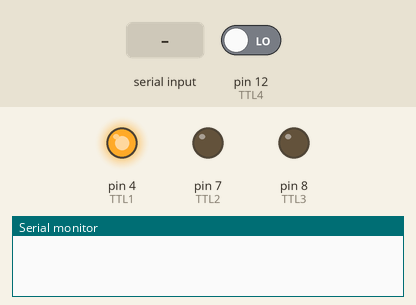
Bench run of a sketch on a simulated Arduino Uno, built with avr-gcc and run on an emulated ATmega328P. Parts: output pins drawn as LEDs (lit = HIGH), the last lines printed to the serial monitor. The inputs (shaded band) are chosen by the test bench; at power-on: pin 12 (TTL4) LOW.

Above: at 1.2 s.
1.3 s: "A" received over Serial
At 2.3 s:
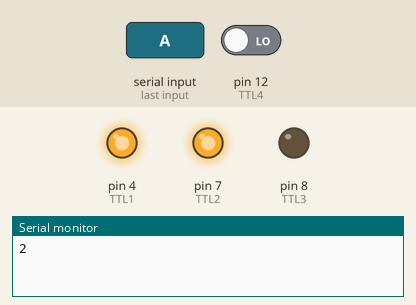
At 8.0 s:
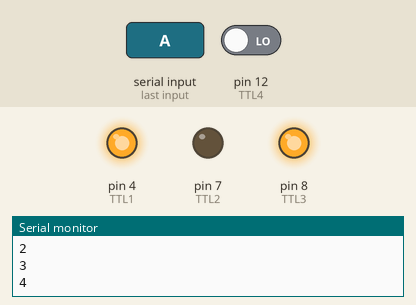
Timing chart, 0 to 13.3 s (numbered marks = the images above; inputs shaded):
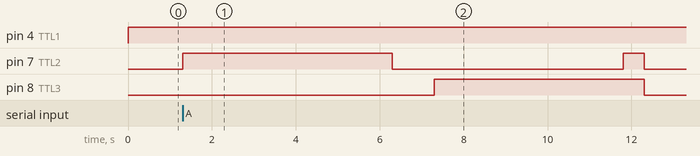

Measured:
- after the input at 1.3 s, pin 7 (TTL2): LOW → HIGH at once, → LOW 5.0 s later, → HIGH 5.5 s later, → LOW 0.50 s later; pin 8 (TTL3): LOW → HIGH after 6.0 s, → LOW 5.0 s later

The sketch:

fear_conditioning_TTL_test2.ino
```cpp
const int TTL1 = 4;
const int TTL2 = 7;
const int TTL3 = 8;
int TTL4 = 12;
int response;
int state = 0;
char data;
char door = '0';

void safesound()
{
  //  Sound
  Serial.println('2');
  digitalWrite(TTL2, HIGH);
  digitalWrite(TTL3, LOW);
  delay(5000);

  Serial.println('3');
  digitalWrite(TTL2, LOW);
  digitalWrite(TTL3, LOW);

}


void fearsound()
{
  Serial.println('4');
  digitalWrite(TTL2, LOW);
  digitalWrite(TTL3, HIGH);
  delay(4500);

  Serial.println('5');
  digitalWrite(TTL2, HIGH);
  digitalWrite(TTL3, HIGH);
  delay(500);

  Serial.println('6');
  digitalWrite(TTL2, LOW);
  digitalWrite(TTL3, LOW);
}

void setup() {
  // setup pin modes
  pinMode(TTL1,OUTPUT);
  pinMode(TTL2, OUTPUT);
  pinMode(TTL3, OUTPUT);
  pinMode(TTL4,INPUT);
  Serial.begin(9600);
}


void loop()
{
  digitalWrite(TTL1, HIGH);
  if (digitalRead(TTL4) == HIGH && door == '0')
  {
    door = '1';
    delay(1000);
    Serial.println('1');
  }

  if (digitalRead(TTL4) == LOW)
  {
  door = '0';
  }

  if (state == 1)
  {
    response = 0;
    state = 0;
  }

  else if (state == 0)
    if (response == 1)
      {
        response = 0;
        state = 1;
        safesound();
        delay(1000);

        fearsound();
        delay(5000);
    }
}


void serialEvent()
{
  while (Serial.available())
  {
    data = (char)Serial.read();

    if (data == 'A')
    {
      response = 1;
    }
  }
}
```
